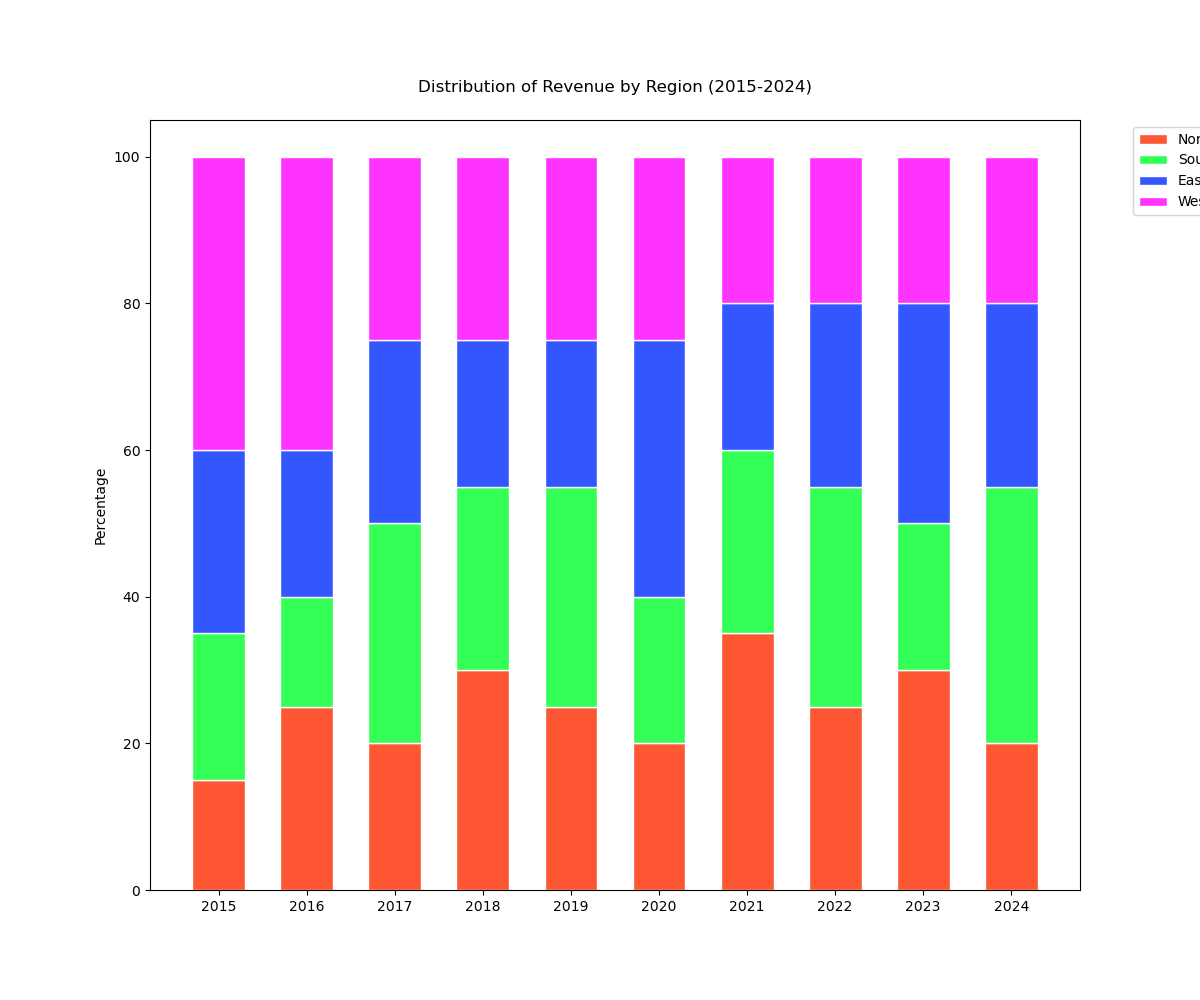

Reproduce this figure in Python.

import matplotlib.pyplot as plt
import numpy as np

regions = [
    '2015', '2016', '2017', '2018', '2019',
    '2020', '2021', '2022', '2023', '2024'
]

north = np.array([15, 25, 20, 30, 25, 20, 35, 25, 30, 20])
south = np.array([20, 15, 30, 25, 30, 20, 25, 30, 20, 35])
east = np.array([25, 20, 25, 20, 20, 35, 20, 25, 30, 25])
west = np.array([40, 40, 25, 25, 25, 25, 20, 20, 20, 20])

bar_width = 0.6

fig, ax = plt.subplots(figsize=(12, 10))

ax.bar(regions, north, color='#FF5733', edgecolor='white', width=bar_width)
ax.bar(regions, south, bottom=north, color='#33FF57', edgecolor='white', width=bar_width)
ax.bar(regions, east, bottom=north + south, color='#3357FF', edgecolor='white', width=bar_width)
ax.bar(regions, west, bottom=north + south + east, color='#FF33FF', edgecolor='white', width=bar_width)

ax.set_ylabel('Percentage')
ax.set_title('Distribution of Revenue by Region (2015-2024)', pad=20)
ax.legend(['North', 'South', 'East', 'West'], bbox_to_anchor=(1.05, 1), loc='upper left')

plt.show()
